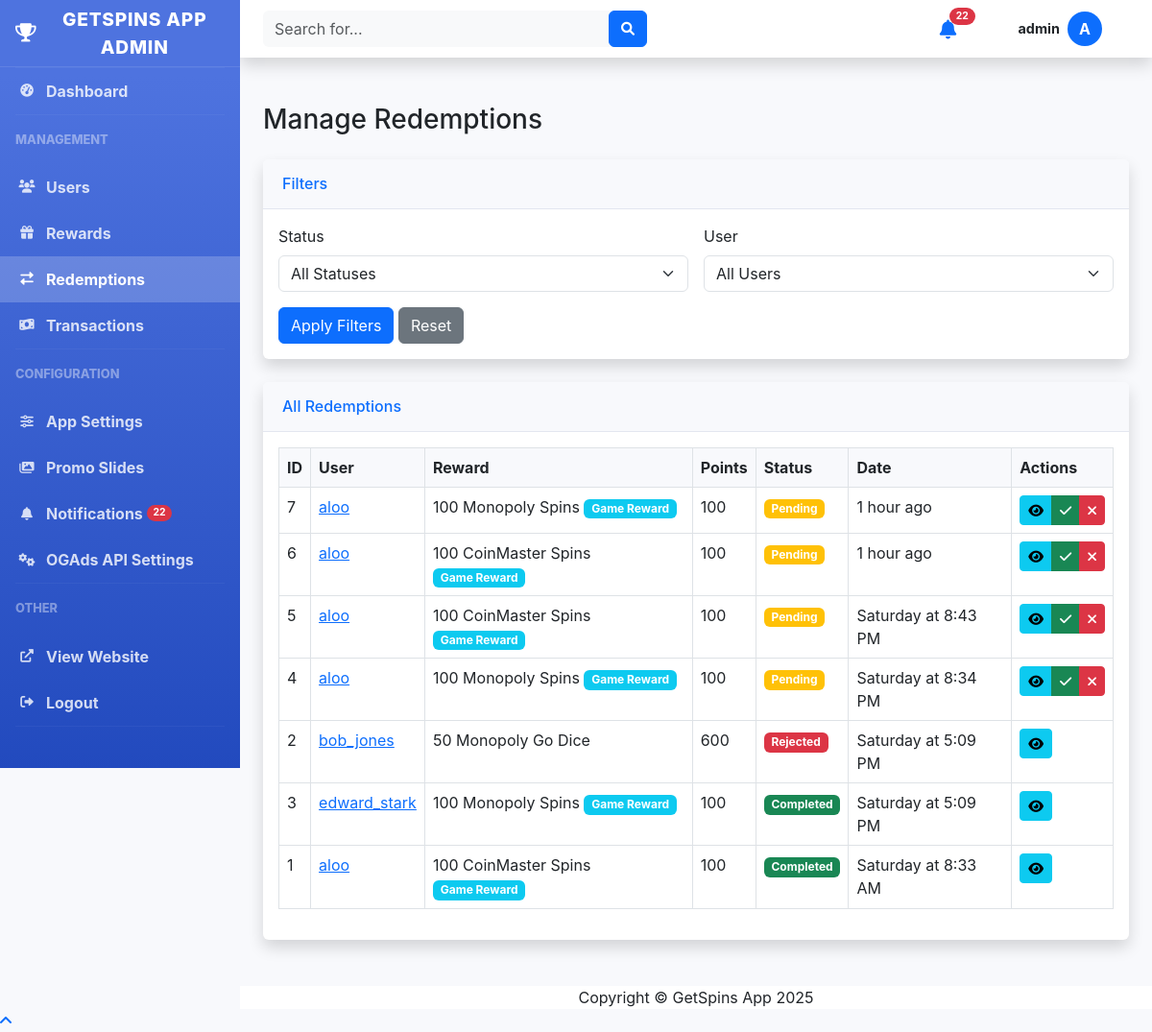
The app's page /admin/redemptions.php (signed in), older data.
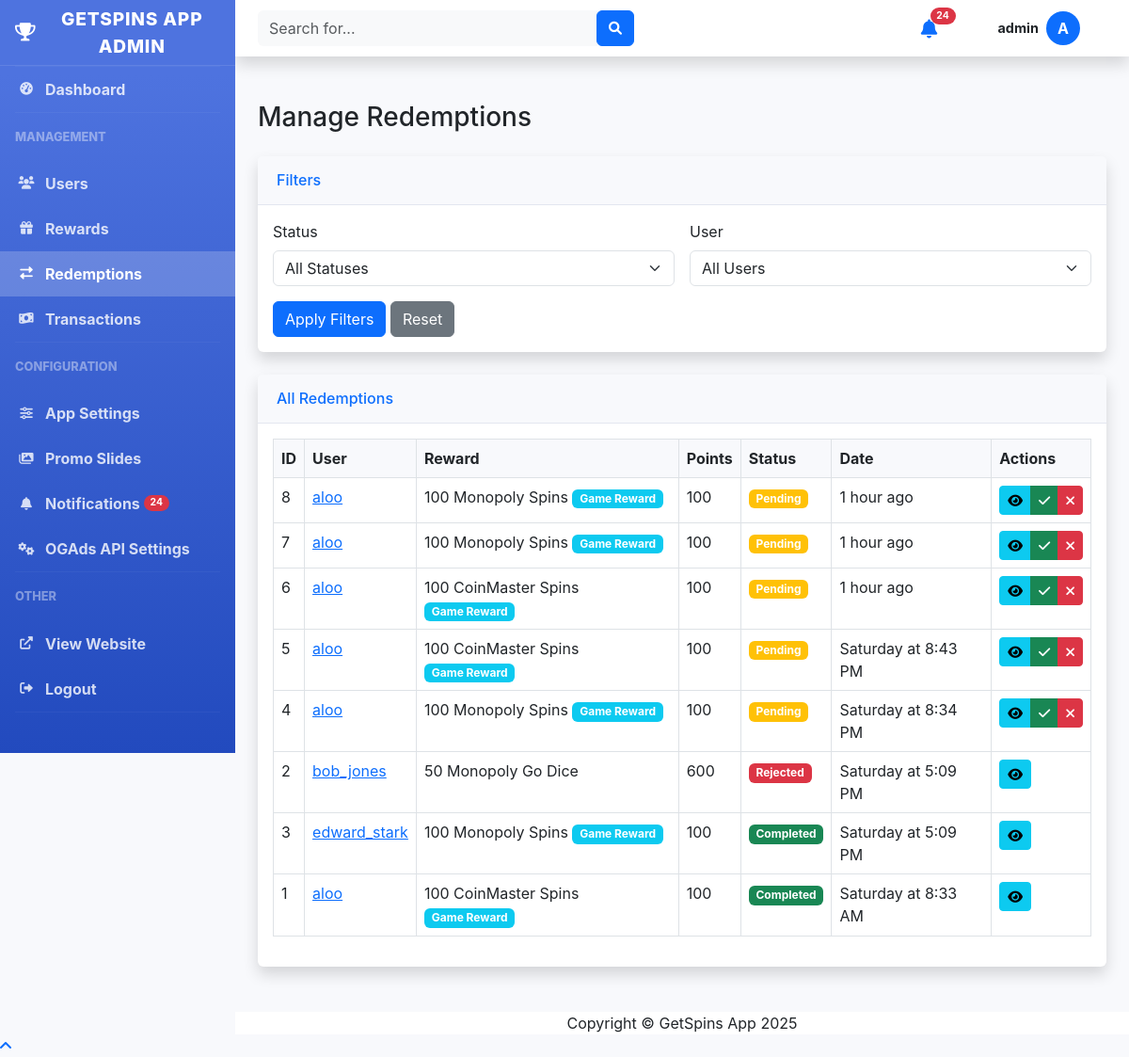
The same page, newer data.
### tables this page shows
CREATE TABLE redemptions (
            id INTEGER PRIMARY KEY AUTOINCREMENT,
            user_id INTEGER NOT NULL,
            reward_id INTEGER NOT NULL,
            points_used INTEGER NOT NULL,
            status TEXT NOT NULL DEFAULT 'pending',
            created_at TIMESTAMP DEFAULT CURRENT_TIMESTAMP,
            updated_at TIMESTAMP DEFAULT CURRENT_TIMESTAMP, redemption_details TEXT,
            FOREIGN KEY (user_id) REFERENCES users(id) ON DELETE CASCADE,
            FOREIGN KEY (reward_id) REFERENCES rewards(id) ON DELETE CASCADE
        );

CREATE TABLE users (
            id INTEGER PRIMARY KEY AUTOINCREMENT,
            username TEXT NOT NULL UNIQUE,
            email TEXT NOT NULL UNIQUE,
            password TEXT NOT NULL,
            points INTEGER NOT NULL DEFAULT 0,
            is_admin INTEGER NOT NULL DEFAULT 0,
            created_at TIMESTAMP DEFAULT CURRENT_TIMESTAMP,
            updated_at TIMESTAMP DEFAULT CURRENT_TIMESTAMP
        , referral_code TEXT, referred_by INTEGER, is_blocked INTEGER DEFAULT 0 NOT NULL);

CREATE TABLE rewards (
            id INTEGER PRIMARY KEY AUTOINCREMENT,
            name TEXT NOT NULL,
            description TEXT,
            points_required INTEGER NOT NULL,
            is_active INTEGER NOT NULL DEFAULT 1,
            created_at TIMESTAMP DEFAULT CURRENT_TIMESTAMP,
            updated_at TIMESTAMP DEFAULT CURRENT_TIMESTAMP
        );

### admin/redemptions.php (the view, shortened to what the changed rows need)
<?php
require_once '../includes/auth.php';
require_once '../includes/functions.php';
$db = Database::getInstance();
$conn = $db->getConnection();
$query = "
    SELECT r.*, u.username, rw.name as reward_name
    FROM redemptions r
    JOIN users u ON r.user_id = u.id
    JOIN rewards rw ON r.reward_id = rw.id
    WHERE 1=1
";
$query .= " ORDER BY r.created_at DESC";
try {
    $stmt = $conn->prepare($query);
    $stmt->execute();
    $redemptions = $stmt->fetchAll(PDO::FETCH_ASSOC);
} catch (PDOException $e) {
    error_log("Error fetching redemptions: " . $e->getMessage());
    $redemptions = [];
    $users = [];
}
include 'header.php';
?>
<div class="container-fluid">
    <div class="d-sm-flex align-items-center justify-content-between mb-4">
        <h1 class="h3 mb-0 text-gray-800">Manage Redemptions</h1>
    </div>
    <?php if (isset($action) && $action === 'view' && isset($redemption)): ?>
    <div class="card shadow mb-4">
        <div class="card-header py-3 d-flex flex-row align-items-center justify-content-between">
            <h6 class="m-0 font-weight-bold text-primary">Redemption Details</h6>
            <a href="redemptions.php" class="btn btn-sm btn-secondary">Back to Redemptions</a>
        </div>
        <div class="card-body">
            <div class="row mb-4">
                <div class="col-md-6">
                    <h5>Redemption Information</h5>
                    <table class="table">
                        <tr>
                            <th>ID:</th>
                            <td><?php echo $redemption['id']; ?></td>
                        </tr>
                        <tr>
                            <th>Reward:</th>
                            <td><?php echo htmlspecialchars($redemption['reward_name']); ?></td>
                        </tr>
                        <tr>
                            <th>Description:</th>
                            <td><?php echo htmlspecialchars($redemption['reward_description']); ?></td>
                        </tr>
                        <tr>
                            <th>Points Used:</th>
                            <td><?php echo formatPoints($redemption['points_used']); ?></td>
                        </tr>
                        <?php if (!empty($redemption['redemption_details']) && ($redemption['reward_id'] == 6 || $redemption['reward_id'] == 7)):
                            $details = json_decode($redemption['redemption_details'], true);
                            if ($details && isset($details['game_type']) && isset($details['username']) && isset($details['spins'])):
                        ?>
                        <tr>
                            <th>Game Type:</th>
                            <td><?php echo htmlspecialchars($details['game_type']); ?></td>
                        </tr>
                        <tr>
                            <th>Game Username:</th>
                            <td><?php echo htmlspecialchars($details['username']); ?></td>
                        </tr>
                        <tr>
                            <th>Spins:</th>
                            <td><?php echo htmlspecialchars($details['spins']); ?></td>
                        </tr>
                        <?php endif; endif; ?>
                        <tr>
                            <th>Status:</th>
                            <td>
                                <?php if ($redemption['status'] === 'pending'): ?>
                                <span class="badge bg-warning">Pending</span>
                                <?php elseif ($redemption['status'] === 'completed'): ?>
                                <span class="badge bg-success">Completed</span>
                                <?php else: ?>
                                <span class="badge bg-danger">Rejected</span>
                                <?php endif; ?>
                            </td>
                        </tr>
                        <tr>
                            <th>Date Requested:</th>
                            <td><?php echo formatDate($redemption['created_at']); ?></td>
                        </tr>
                        <tr>
                            <th>Last Updated:</th>
                            <td><?php echo formatDate($redemption['updated_at']); ?></td>
                        </tr>
                    </table>
                </div>
                <div class="col-md-6">
                    <h5>User Information</h5>
                    <table class="table">
                        <tr>
                            <th>Username:</th>
                            <td><?php echo htmlspecialchars($redemption['username']); ?></td>
                        </tr>
                        <tr>
                            <th>Email:</th>
                            <td><?php echo htmlspecialchars($redemption['email']); ?></td>
                        </tr>
                        <tr>
                            <th>User ID:</th>
                            <td><?php echo $redemption['user_id']; ?></td>
                        </tr>
                    </table>
                </div>
            </div>
            <div class="row">
                <div class="col-12">
                    <h5>Update Status</h5>
                    <div class="card">
                        <div class="card-body">
                            <form class="row g-3">
                                <div class="col-md-4">
                                    <a href="redemptions.php?action=update_status&id=<?php echo $redemption['id']; ?>&status=completed" class="btn btn-success <?php echo $redemption['status'] === 'completed' ? 'disabled' : ''; ?>">
                                        <i class="fas fa-check-circle"></i> Mark as Completed
                                    </a>
                                </div>
                                <div class="col-md-4">
                                    <a href="redemptions.php?action=update_status&id=<?php echo $redemption['id']; ?>&status=rejected" class="btn btn-danger <?php echo $redemption['status'] === 'rejected' ? 'disabled' : ''; ?>">
                                        <i class="fas fa-times-circle"></i> Mark as Rejected
                                    </a>
                                </div>
                                <div class="col-md-4">
                                    <a href="redemptions.php?action=update_status&id=<?php echo $redemption['id']; ?>&status=pending" class="btn btn-warning <?php echo $redemption['status'] === 'pending' ? 'disabled' : ''; ?>">
                                        <i class="fas fa-clock"></i> Mark as Pending
                                    </a>
                                </div>
                            </form>
                        </div>
                    </div>
                </div>
            </div>
        </div>
    </div>
    <?php else: ?>
    <div class="card shadow mb-4">
        <div class="card-body">
            <div class="table-responsive">
                <table class="table table-bordered" id="redemptionsTable" width="100%" cellspacing="0">
                    <thead>
                        <tr>
                            <th>ID</th>
                            <th>User</th>
                            <th>Reward</th>
                            <th>Points</th>
                            <th>Status</th>
                            <th>Date</th>
                            <th>Actions</th>
                        </tr>
                    </thead>
                    <tbody>
                        <?php if (count($redemptions) > 0): ?>
                            <?php foreach ($redemptions as $redemption): ?>
                            <tr>
                                <td><?php echo $redemption['id']; ?></td>
                                <td>
                                    <a href="users.php?action=view&id=<?php echo $redemption['user_id']; ?>">
                                        <?php echo htmlspecialchars($redemption['username']); ?>
                                    </a>
                                </td>
                                <td>
                                    <?php echo htmlspecialchars($redemption['reward_name']); ?>
                                    <?php if ($redemption['reward_id'] == 6 || $redemption['reward_id'] == 7): ?>
                                        <span class="badge bg-info">Game Reward</span>
                                    <?php endif; ?>
                                </td>
                                <td><?php echo formatPoints($redemption['points_used']); ?></td>
                                <td>
                                    <?php if ($redemption['status'] === 'pending'): ?>
                                    <span class="badge bg-warning">Pending</span>
                                    <?php elseif ($redemption['status'] === 'completed'): ?>
                                    <span class="badge bg-success">Completed</span>
                                    <?php else: ?>
                                    <span class="badge bg-danger">Rejected</span>
                                    <?php endif; ?>
                                </td>
                                <td><?php echo formatDate($redemption['created_at']); ?></td>
                                <td>
                                    <div class="btn-group" role="group">
                                        <a href="redemptions.php?action=view&id=<?php echo $redemption['id']; ?>" class="btn btn-sm btn-info">
                                            <i class="fas fa-eye"></i>
                                        </a>
                                        <?php if ($redemption['status'] === 'pending'): ?>
                                        <a href="redemptions.php?action=update_status&id=<?php echo $redemption['id']; ?>&status=completed" class="btn btn-sm btn-success">
                                            <i class="fas fa-check"></i>
                                        </a>
                                        <a href="redemptions.php?action=update_status&id=<?php echo $redemption['id']; ?>&status=rejected" class="btn btn-sm btn-danger">
                                            <i class="fas fa-times"></i>
                                        </a>
                                        <?php endif; ?>
                                    </div>
                                </td>
                            </tr>
                            <?php endforeach; ?>
                        <?php else: ?>
                        <tr>
                            <td colspan="7" class="text-center">No redemptions found</td>
                        </tr>
                        <?php endif; ?>
                    </tbody>
                </table>
            </div>
        </div>
    </div>
    <?php endif; ?>
</div>
<?php include 'footer.php'; ?>

### admin/header.php (shortened to what the changed rows need)
<?php
require_once '../includes/auth.php';
require_once '../includes/functions.php';
$auth = new Auth();
$current_user = $auth->getUser();
?>
<!DOCTYPE html>
<html lang="en">
<head>
    <link href="https://cdn.jsdelivr.net/npm/bootstrap@5.3.0-alpha1/dist/css/bootstrap.min.css" rel="stylesheet">
    <link href="https://cdnjs.cloudflare.com/ajax/libs/font-awesome/6.0.0/css/all.min.css" rel="stylesheet">
</head>
<body>
    <div id="wrapper">
        <?php include 'sidebar.php'; ?>
        <div id="content-wrapper" class="d-flex flex-column">
            <div id="content">
                <nav class="navbar navbar-expand navbar-light bg-white topbar mb-4 static-top shadow" style="height: 60px;">
                    <ul class="navbar-nav ml-auto">
                        <li class="nav-item dropdown no-arrow mx-1">
                            <?php
                            $unread_count = getUnreadNotificationsCount();
                            ?>
                            <a class="nav-link position-relative d-inline-flex align-items-center justify-content-center" href="#" id="alertsDropdown" role="button" data-bs-toggle="dropdown" aria-expanded="false" style="padding: 0.75rem 1rem;">
                                <i class="fas fa-bell text-primary" style="font-size: 1.25rem; position: relative; top: 9px;"></i>
                                <?php if ($unread_count > 0): ?>
                                <span class="position-absolute badge rounded-pill bg-danger" style="font-size: 0.65rem; top: 0.5rem; right: 0.5rem;">
                                    <?php echo $unread_count < 100 ? $unread_count : '99+'; ?>
                                </span>
                                <?php endif; ?>
                            </a>
                        </li>
                    </ul>
                </nav>

### admin/sidebar.php (shortened to what the changed rows need)
<?php
$current_page = basename($_SERVER['PHP_SELF']);
?>
<div class="sidebar">
    <ul class="nav flex-column">
        <li class="nav-item">
            <a class="nav-link <?php echo $current_page === 'notifications.php' ? 'active' : ''; ?>" href="notifications.php">
                <i class="fas fa-fw fa-bell"></i>
                Notifications
                <?php
                $unread_count = getUnreadNotificationsCount();
                if ($unread_count > 0):
                ?>
                <span class="badge bg-danger rounded-pill ms-1" style="font-size: 0.65rem; transform: translateY(-1px); display: inline-block;"><?php echo $unread_count < 100 ? $unread_count : '99+'; ?></span>
                <?php endif; ?>
            </a>
        </li>
    </ul>
</div>

Row changes from the older to the newer data that the page shows:
added redemptions: id "8", user.username "aloo", reward.name "100 Monopoly Spins", shows "Game Reward", points_used "100", status "Pending", created_at "1 hour ago"
Text that changed along with them:
$unread_count: "22" → "24"
